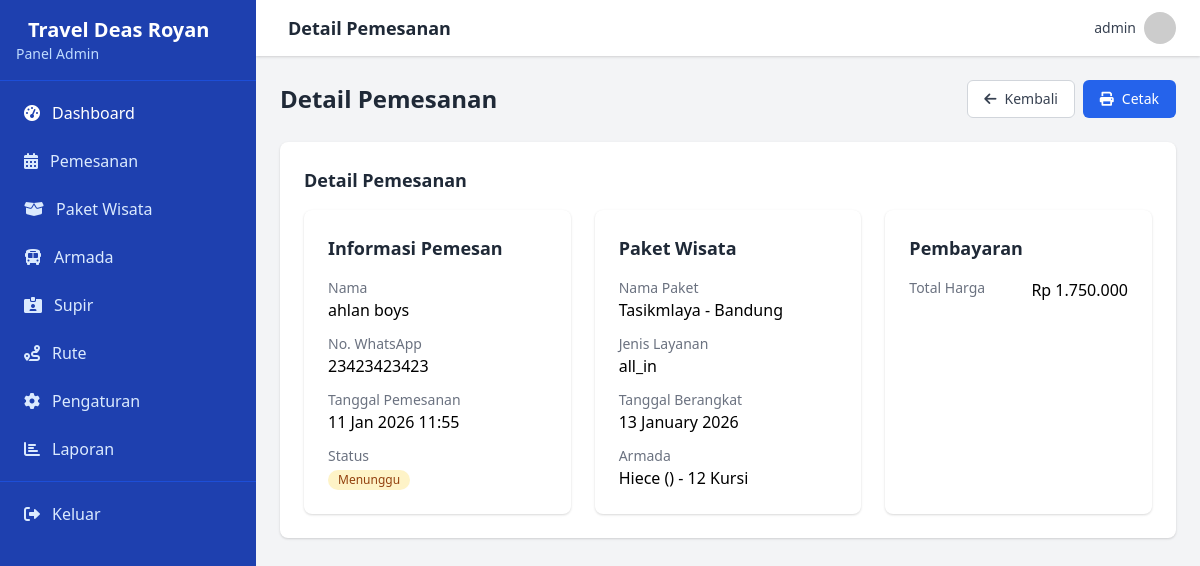
The app's page /admin/booking-detail.php?id=14 (signed in) with its own data.
### tables this page shows
CREATE TABLE `booking` (
  `id` int(11) NOT NULL,
  `kode_booking` varchar(20) NOT NULL,
  `nama_pemesan` varchar(100) NOT NULL,
  `no_wa` varchar(20) NOT NULL,
  `id_paket` int(11) NOT NULL,
  `id_armada` int(11) DEFAULT NULL,
  `id_supir` int(11) DEFAULT NULL,
  `tanggal_berangkat` date NOT NULL,
  `total_harga` decimal(12,2) NOT NULL,
  `status` enum('menunggu','dikonfirmasi','ditolak','selesai') DEFAULT 'menunggu',
  `catatan` text DEFAULT NULL,
  `created_at` timestamp NOT NULL DEFAULT current_timestamp(),
  `updated_at` timestamp NOT NULL DEFAULT current_timestamp() ON UPDATE current_timestamp(),
  `jenis_booking` enum('wisata','dropan') NOT NULL DEFAULT 'wisata',
  `id_jadwal_dropan` int(11) DEFAULT NULL,
  `jumlah_penumpang` int(11) DEFAULT 1
);

CREATE TABLE `paket` (
  `id` int(11) NOT NULL,
  `nama_paket` varchar(100) NOT NULL,
  `id_rute` int(11) NOT NULL,
  `jenis_layanan` enum('all_in','non_all_in') NOT NULL,
  `harga` decimal(12,2) NOT NULL,
  `deskripsi` text DEFAULT NULL,
  `created_at` timestamp NOT NULL DEFAULT current_timestamp(),
  `updated_at` timestamp NOT NULL DEFAULT current_timestamp() ON UPDATE current_timestamp(),
  `status` enum('aktif','nonaktif') DEFAULT 'aktif'
);

CREATE TABLE `armada` (
  `id` int(11) NOT NULL,
  `nama` varchar(100) NOT NULL,
  `nomor_polisi` varchar(20) DEFAULT NULL,
  `jenis` varchar(50) NOT NULL,
  `kapasitas` int(11) NOT NULL,
  `deskripsi` text DEFAULT NULL,
  `status` enum('tersedia','dipesan','dalam_perjalanan','maintenance') DEFAULT 'tersedia',
  `created_at` timestamp NOT NULL DEFAULT current_timestamp(),
  `updated_at` timestamp NOT NULL DEFAULT current_timestamp() ON UPDATE current_timestamp()
);

### admin/booking-detail.php (the view, shortened to what this page needs)
<?php
require_once '../config/database.php';
$id = (int)$_GET['id'];
$query = "
    SELECT
        b.*,
        p.nama_paket,
        p.deskripsi as deskripsi_paket,
        p.jenis_layanan,
        a.nama as nama_armada,
        a.jenis as jenis_armada,
        a.kapasitas,
        r.asal,
        r.tujuan,
        r.jarak,
        r.durasi_jam
    FROM
        booking b
    JOIN
        paket p ON b.id_paket = p.id
    LEFT JOIN
        armada a ON b.id_armada = a.id
    LEFT JOIN
        rute r ON p.id_rute = r.id
    WHERE
        b.id = ?
";
$stmt = $pdo->prepare($query);
$stmt->execute([$id]);
$booking = $stmt->fetch();
$tanggal_berangkat = new DateTime($booking['tanggal_berangkat']);
$booking['tanggal_berangkat_formatted'] = $tanggal_berangkat->format('d F Y');
$booking['tanggal_berangkat_short'] = $tanggal_berangkat->format('d/m/Y');
$booking['total_harga_formatted'] = 'Rp ' . number_format($booking['total_harga'] ?? 0, 0, ',', '.');
$booking['jumlah_penumpang'] = $booking['jumlah_penumpang'] ?? 1;
$status_badges = [
    'menunggu' => 'bg-yellow-100 text-yellow-800',
    'dikonfirmasi' => 'bg-green-100 text-green-800',
    'ditolak' => 'bg-red-100 text-red-800',
    'selesai' => 'bg-blue-100 text-blue-800'
];
$booking['status_badge'] = $status_badges[$booking['status']] ?? 'bg-gray-100 text-gray-800';
?>
<div id="print-section" class="space-y-6">
    <div class="flex justify-between items-center">
        <h1 class="text-2xl font-bold text-gray-800">Detail Pemesanan</h1>
        <div class="flex space-x-2">
            <a href="bookings.php" class="inline-flex items-center px-4 py-2 border border-gray-300 text-sm font-medium rounded-md text-gray-700 bg-white hover:bg-gray-50">
                <i class="fas fa-arrow-left mr-2"></i> Kembali
            </a>
            <button onclick="printInvoice()" class="inline-flex items-center px-4 py-2 border border-transparent text-sm font-medium rounded-md text-white bg-blue-600 hover:bg-blue-700 no-print">
                <i class="fas fa-print mr-2"></i> Cetak
            </button>
        </div>
    </div>
    <div class="bg-white rounded-lg shadow overflow-hidden">
        <div class="p-6">
            <h2 class="text-lg font-semibold text-gray-800 mb-4">Detail Pemesanan</h2>
            <div class="grid grid-cols-1 md:grid-cols-3 gap-6">
                <div class="bg-white rounded-lg shadow p-6">
                    <h3 class="text-lg font-semibold text-gray-800 mb-4">Informasi Pemesan</h3>
                    <div class="space-y-3">
                        <div>
                            <p class="text-sm text-gray-500">Nama</p>
                            <p class="font-medium"><?php echo htmlspecialchars($booking['nama_pemesan']); ?></p>
                        </div>
                        <div>
                            <p class="text-sm text-gray-500">No. WhatsApp</p>
                            <p class="font-medium"><?php echo htmlspecialchars($booking['no_wa']); ?></p>
                        </div>
                        <div>
                            <p class="text-sm text-gray-500">Tanggal Pemesanan</p>
                            <p class="font-medium"><?php echo date('d M Y H:i', strtotime($booking['created_at'])); ?></p>
                        </div>
                        <div>
                            <p class="text-sm text-gray-500">Status</p>
                            <span class="inline-flex items-center px-2.5 py-0.5 rounded-full text-xs font-medium <?php echo $booking['status_badge']; ?>">
                                <?php echo ucfirst($booking['status']); ?>
                            </span>
                        </div>
                    </div>
                </div>
                <div class="bg-white rounded-lg shadow p-6">
                    <h3 class="text-lg font-semibold text-gray-800 mb-4">Paket Wisata</h3>
                    <div class="space-y-3">
                        <div>
                            <p class="text-sm text-gray-500">Nama Paket</p>
                            <p class="font-medium"><?php echo htmlspecialchars($booking['nama_paket']); ?></p>
                        </div>
                        <div>
                            <p class="text-sm text-gray-500">Jenis Layanan</p>
                            <p class="font-medium"><?php echo htmlspecialchars($booking['jenis_layanan']); ?></p>
                        </div>
                        <div>
                            <p class="text-sm text-gray-500">Tanggal Berangkat</p>
                            <p class="font-medium"><?php echo $booking['tanggal_berangkat_formatted']; ?></p>
                        </div>
                        <div>
                            <p class="text-sm text-gray-500">Armada</p>
                            <p class="font-medium">
                                <?php
                                if (!empty($booking['nama_armada'])) {
                                    echo htmlspecialchars($booking['nama_armada'] . ' (' . $booking['jenis_armada'] . ')' . ' - ' . $booking['kapasitas'] . ' Kursi');
                                } else {
                                    echo 'Belum dipilih';
                                }
                                ?>
                            </p>
                        </div>
                    </div>
                </div>
                <div class="bg-white rounded-lg shadow p-6">
                    <h3 class="text-lg font-semibold text-gray-800 mb-4">Pembayaran</h3>
                    <div class="space-y-3">
                        <div class="flex justify-between">
                            <p class="text-sm text-gray-500">Total Harga</p>
                            <p class="font-medium"><?php echo $booking['total_harga_formatted']; ?></p>
                        </div>
                    </div>
                </div>
            </div>
        </div>
    </div>
</div>
<?php
include 'includes/layout.php';
?>

### records on screen
booking: nama_pemesan "ahlan boys", no_wa "23423423423", created_at "11 Jan 2026 11:55", status "Menunggu", id_paket.nama_paket "Tasikmlaya - Bandung", id_paket.jenis_layanan "all_in", id_armada.kapasitas "Hiece () - 12 Kursi"

### other values on screen
constant('site_name') "Travel Deas Royan"
$page_title "Detail Pemesanan"
$_SESSION['admin_username'] "admin"
$booking['tanggal_berangkat_formatted'] "13 January 2026"
$booking['total_harga_formatted'] "Rp 1.750.000"
